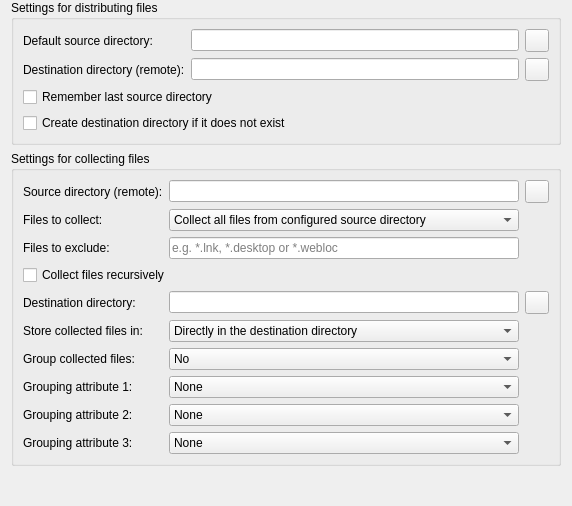
<?xml version="1.0" encoding="UTF-8"?>
<ui version="4.0">
 <class>FileTransferConfigurationPage</class>
 <widget class="QWidget" name="FileTransferConfigurationPage">
  <property name="windowTitle">
   <string>File transfer</string>
  </property>
  <property name="windowIcon">
   <iconset theme="veyon-file-transfer-settings">
    <normaloff>:/icons/veyon-modern/scalable/veyon-file-transfer-settings.png</normaloff>:/icons/veyon-modern/scalable/veyon-file-transfer-settings.png</iconset>
  </property>
  <layout class="QVBoxLayout" name="verticalLayout">
   <property name="topMargin">
    <number>0</number>
   </property>
   <property name="bottomMargin">
    <number>0</number>
   </property>
   <item>
    <widget class="QGroupBox" name="groupBox">
     <property name="title">
      <string>Settings for distributing files</string>
     </property>
     <layout class="QGridLayout" name="gridLayout">
      <item row="2" column="0" colspan="3">
       <widget class="QCheckBox" name="rememberLastFileTransferSourceDirectory">
        <property name="text">
         <string>Remember last source directory</string>
        </property>
       </widget>
      </item>
      <item row="1" column="1">
       <widget class="QLineEdit" name="fileTransferDestinationDirectory"/>
      </item>
      <item row="1" column="0">
       <widget class="QLabel" name="label">
        <property name="text">
         <string>Destination directory (remote):</string>
        </property>
       </widget>
      </item>
      <item row="0" column="0">
       <widget class="QLabel" name="label_2">
        <property name="text">
         <string>Default source directory:</string>
        </property>
       </widget>
      </item>
      <item row="1" column="2">
       <widget class="QToolButton" name="browseDestinationDirectory">
        <property name="icon">
         <iconset resource="../../core/resources/core.qrc">
          <normaloff>:/core/document-open.png</normaloff>:/core/document-open.png</iconset>
        </property>
       </widget>
      </item>
      <item row="0" column="1">
       <widget class="QLineEdit" name="fileTransferDefaultSourceDirectory"/>
      </item>
      <item row="0" column="2">
       <widget class="QToolButton" name="browseDefaultSourceDirectory">
        <property name="icon">
         <iconset resource="../../core/resources/core.qrc">
          <normaloff>:/core/document-open.png</normaloff>:/core/document-open.png</iconset>
        </property>
       </widget>
      </item>
      <item row="3" column="0" colspan="3">
       <widget class="QCheckBox" name="fileTransferCreateDestinationDirectory">
        <property name="text">
         <string>Create destination directory if it does not exist</string>
        </property>
       </widget>
      </item>
     </layout>
    </widget>
   </item>
   <item>
    <widget class="QGroupBox" name="groupBox_2">
     <property name="title">
      <string>Settings for collecting files</string>
     </property>
     <layout class="QGridLayout" name="gridLayout_2">
      <item row="0" column="1">
       <widget class="QLineEdit" name="filesToCollectSourceDirectory"/>
      </item>
      <item row="5" column="0">
       <widget class="QLabel" name="label_7">
        <property name="text">
         <string>Store collected files in:</string>
        </property>
       </widget>
      </item>
      <item row="4" column="1">
       <widget class="QLineEdit" name="collectedFilesDestinationDirectory"/>
      </item>
      <item row="6" column="0">
       <widget class="QLabel" name="label_6">
        <property name="text">
         <string>Group collected files:</string>
        </property>
       </widget>
      </item>
      <item row="1" column="0">
       <widget class="QLabel" name="collectingModeLabel">
        <property name="text">
         <string>Files to collect:</string>
        </property>
       </widget>
      </item>
      <item row="4" column="2">
       <widget class="QToolButton" name="browseCollectedFilesDestinationDirectory">
        <property name="icon">
         <iconset resource="../../core/resources/core.qrc">
          <normaloff>:/core/document-open.png</normaloff>:/core/document-open.png</iconset>
        </property>
       </widget>
      </item>
      <item row="0" column="2">
       <widget class="QToolButton" name="browseFilesToCollectSourceDirectory">
        <property name="icon">
         <iconset resource="../../core/resources/core.qrc">
          <normaloff>:/core/document-open.png</normaloff>:/core/document-open.png</iconset>
        </property>
       </widget>
      </item>
      <item row="6" column="1">
       <widget class="QComboBox" name="collectedFilesGroupingMode">
        <property name="currentIndex">
         <number>0</number>
        </property>
        <item>
         <property name="text">
          <string>No</string>
         </property>
        </item>
        <item>
         <property name="text">
          <string>Prefix filenames with grouping attribute</string>
         </property>
        </item>
        <item>
         <property name="text">
          <string>Store files in subdirectories based on the grouping attribute</string>
         </property>
        </item>
       </widget>
      </item>
      <item row="7" column="1">
       <widget class="QComboBox" name="collectedFilesGroupingAttribute1">
        <property name="currentIndex">
         <number>0</number>
        </property>
        <item>
         <property name="text">
          <string>None</string>
         </property>
        </item>
        <item>
         <property name="text">
          <string>User login name</string>
         </property>
        </item>
        <item>
         <property name="text">
          <string>Full name of user</string>
         </property>
        </item>
        <item>
         <property name="text">
          <string>First part of user name</string>
         </property>
        </item>
        <item>
         <property name="text">
          <string>Last part of user name</string>
         </property>
        </item>
        <item>
         <property name="text">
          <string>Device name</string>
         </property>
        </item>
       </widget>
      </item>
      <item row="0" column="0">
       <widget class="QLabel" name="label_8">
        <property name="text">
         <string>Source directory (remote):</string>
        </property>
       </widget>
      </item>
      <item row="1" column="1">
       <widget class="QComboBox" name="collectingMode">
        <property name="minimumSize">
         <size>
          <width>300</width>
          <height>0</height>
         </size>
        </property>
        <item>
         <property name="text">
          <string>Collect all files from configured source directory</string>
         </property>
        </item>
        <item>
         <property name="text">
          <string>Prompt user for folder to collect</string>
         </property>
        </item>
        <item>
         <property name="text">
          <string>Prompt user for files to collect</string>
         </property>
        </item>
       </widget>
      </item>
      <item row="7" column="0">
       <widget class="QLabel" name="label_9">
        <property name="text">
         <string>Grouping attribute 1:</string>
        </property>
       </widget>
      </item>
      <item row="8" column="0">
       <widget class="QLabel" name="label_10">
        <property name="text">
         <string>Grouping attribute 2:</string>
        </property>
       </widget>
      </item>
      <item row="5" column="1">
       <widget class="QComboBox" name="collectionDirectory">
        <item>
         <property name="text">
          <string>Directly in the destination directory</string>
         </property>
        </item>
        <item>
         <property name="text">
          <string>Subdirectory based on date &amp; time</string>
         </property>
        </item>
        <item>
         <property name="text">
          <string>Subdirectory with name entered by the collecting user</string>
         </property>
        </item>
       </widget>
      </item>
      <item row="4" column="0">
       <widget class="QLabel" name="label_4">
        <property name="text">
         <string>Destination directory:</string>
        </property>
       </widget>
      </item>
      <item row="2" column="1">
       <widget class="QLineEdit" name="filesToExcludeFromCollecting">
        <property name="placeholderText">
         <string>e.g. *.lnk, *.desktop or *.webloc</string>
        </property>
       </widget>
      </item>
      <item row="2" column="0">
       <widget class="QLabel" name="filesToExcludeFromCollectingLabel">
        <property name="text">
         <string>Files to exclude:</string>
        </property>
       </widget>
      </item>
      <item row="3" column="0" colspan="2">
       <widget class="QCheckBox" name="collectFilesRecursively">
        <property name="text">
         <string>Collect files recursively</string>
        </property>
       </widget>
      </item>
      <item row="9" column="0">
       <widget class="QLabel" name="label_11">
        <property name="text">
         <string>Grouping attribute 3:</string>
        </property>
       </widget>
      </item>
      <item row="8" column="1">
       <widget class="QComboBox" name="collectedFilesGroupingAttribute2">
        <property name="currentIndex">
         <number>0</number>
        </property>
        <item>
         <property name="text">
          <string>None</string>
         </property>
        </item>
        <item>
         <property name="text">
          <string>User login name</string>
         </property>
        </item>
        <item>
         <property name="text">
          <string>Full name of user</string>
         </property>
        </item>
        <item>
         <property name="text">
          <string>First part of user name</string>
         </property>
        </item>
        <item>
         <property name="text">
          <string>Last part of user name</string>
         </property>
        </item>
        <item>
         <property name="text">
          <string>Device name</string>
         </property>
        </item>
       </widget>
      </item>
      <item row="9" column="1">
       <widget class="QComboBox" name="collectedFilesGroupingAttribute3">
        <property name="currentIndex">
         <number>0</number>
        </property>
        <item>
         <property name="text">
          <string>None</string>
         </property>
        </item>
        <item>
         <property name="text">
          <string>User login name</string>
         </property>
        </item>
        <item>
         <property name="text">
          <string>Full name of user</string>
         </property>
        </item>
        <item>
         <property name="text">
          <string>First part of user name</string>
         </property>
        </item>
        <item>
         <property name="text">
          <string>Last part of user name</string>
         </property>
        </item>
        <item>
         <property name="text">
          <string>Device name</string>
         </property>
        </item>
       </widget>
      </item>
     </layout>
    </widget>
   </item>
   <item>
    <spacer name="verticalSpacer">
     <property name="orientation">
      <enum>Qt::Orientation::Vertical</enum>
     </property>
     <property name="sizeHint" stdset="0">
      <size>
       <width>20</width>
       <height>40</height>
      </size>
     </property>
    </spacer>
   </item>
  </layout>
 </widget>
 <tabstops>
  <tabstop>fileTransferDefaultSourceDirectory</tabstop>
  <tabstop>browseDefaultSourceDirectory</tabstop>
  <tabstop>fileTransferDestinationDirectory</tabstop>
  <tabstop>browseDestinationDirectory</tabstop>
  <tabstop>rememberLastFileTransferSourceDirectory</tabstop>
  <tabstop>fileTransferCreateDestinationDirectory</tabstop>
  <tabstop>filesToCollectSourceDirectory</tabstop>
  <tabstop>browseFilesToCollectSourceDirectory</tabstop>
  <tabstop>collectingMode</tabstop>
  <tabstop>filesToExcludeFromCollecting</tabstop>
  <tabstop>collectFilesRecursively</tabstop>
  <tabstop>collectedFilesDestinationDirectory</tabstop>
  <tabstop>browseCollectedFilesDestinationDirectory</tabstop>
  <tabstop>collectionDirectory</tabstop>
  <tabstop>collectedFilesGroupingMode</tabstop>
  <tabstop>collectedFilesGroupingAttribute1</tabstop>
  <tabstop>collectedFilesGroupingAttribute2</tabstop>
  <tabstop>collectedFilesGroupingAttribute3</tabstop>
 </tabstops>
 <resources>
  <include location="../../core/resources/core.qrc"/>
  <include location="filetransfer.qrc"/>
 </resources>
 <connections/>
</ui>
